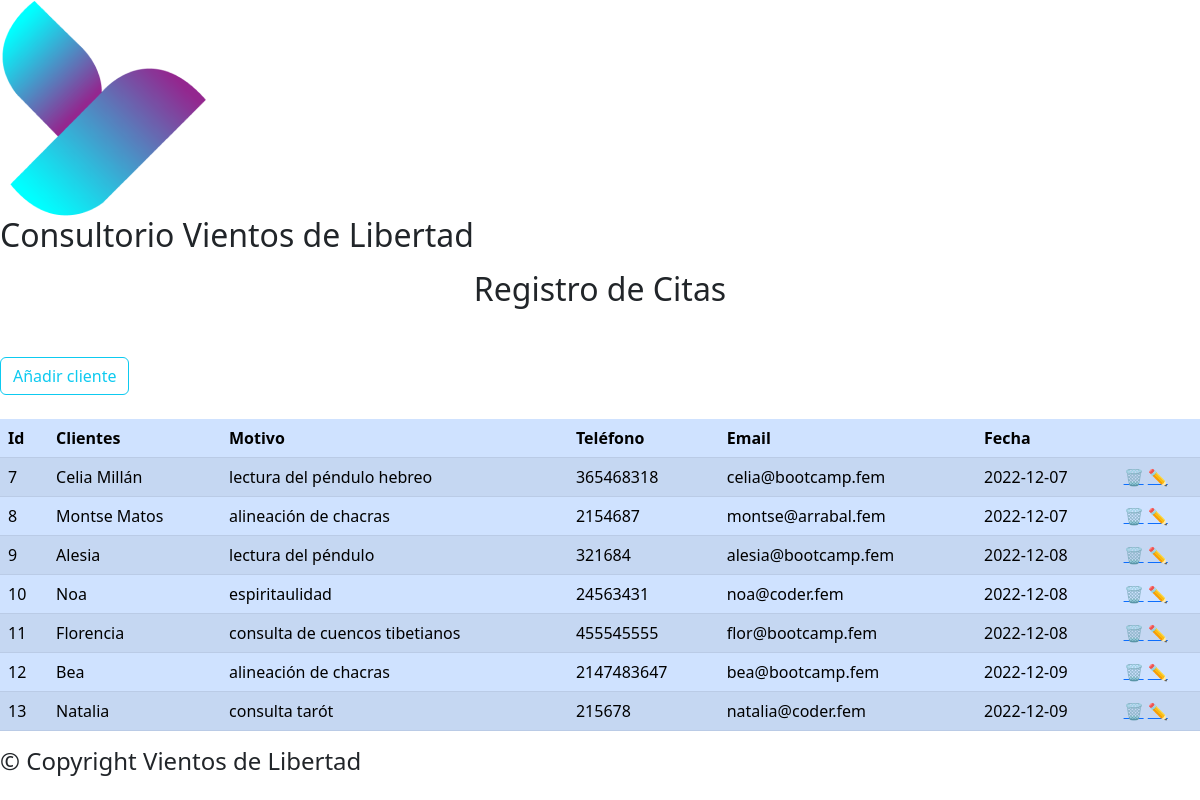
/src/index.php, run on the app's committed database.
### tables this page shows
CREATE TABLE `appointments` (
  `id` int(11) NOT NULL,
  `client` varchar(255) NOT NULL,
  `issue` text NOT NULL,
  `phone` int(11) DEFAULT NULL,
  `email` varchar(255) NOT NULL,
  `dateTime` date NOT NULL DEFAULT current_timestamp()
);

### src/Core/View.php (called while the page is built, shortened)
<?php
class View{
    public function __construct($view, $data = null){
        require_once("src/Views/$view.php");
    }
}

### src/Controllers/ClientController.php (called while the page is built, shortened)
<?php
class ClientController{
    public function __construct(){
        $this->index();
        }
    public function index(){
        $client = new Client;
        $clients = $client->all();
        new View("clientList",["client" => $clients]);
    }
}

### src/index.php (called while the page is built, shortened)
<?php
$controller = new ClientController();

### src/Models/Client.php (called while the page is built, shortened)
<?php
class Client{
    private ?int $id;
    private string $client;
    private string $issue;
    private ?int $phone;
    private string $email;
    private ?string $dateTime;
    private $table = "appointments";
    private $database;
    public function __construct(int $id = null, string $client = '', string $issue = '', int $phone = null, string $email = '', string $dateTime = null){
        $this->id = $id;
        $this->client = $client;
        $this->issue = $issue;
        $this->phone = $phone;
        $this->email = $email;
        $this->dateTime = $dateTime;
        if(!$this->database){
            $this->database = new Database();
        }
    }
    public function all(){
        $query = $this->database->mysql->query("select * from {$this->table}");
        $clientArray = $query->fetchAll();
        $clientList = [];
        foreach ($clientArray as $client){
            $clientItem = new Client($client["id"], $client["client"], $client["issue"], $client["phone"], $client["email"], $client["dateTime"]);
            array_push($clientList, $clientItem);
        }
        return $clientList;
    }
    public function getClient(){
        return $this->client;
    }
    public function getIssue(){
        return $this->issue;
    }
    public function getPhone(){
        return $this->phone;
    }
    public function getEmail(){
        return $this->email;
    }
    public function getDateTime(){
        return $this->dateTime;
    }
    public function getId(){
        return $this->id;
    }
}

### src/Database.php (called while the page is built, shortened)
<?php
class Database {
    public function __construct(){
        try{
            $this->mysql = $this->getConnection();
        }
        catch (PDOException $e){
            echo "Conexión Fallida : " . $e->getMessage();
        }
    }
    private function getConnection(){
        $host = "localhost";
        $user = "root";
        $password = "";
        $database = "vientosdelibertadbbdd";
        $charset = "utf-8";
        $options = [PDO::ATTR_DEFAULT_FETCH_MODE => PDO::FETCH_ASSOC];
        $pdo = new PDO("mysql:host={$host};dbname={$database};charset{$charset}", $user, $password, $options);
        $pdo->setAttribute(PDO::ATTR_ERRMODE, PDO::ERRMODE_EXCEPTION);
        return $pdo;
    }
}

### src/Views/clientList.php (the view)
<html>
<?php
    require_once("Components/layout.php");
    require_once("Components/header.php");
?>
<body>
        <main>
        <div class= "principalRegistrer">
            <h2 class="text-center" style="margin-Bottom: 3rem; margin-top: 1rem;">Registro de Citas</h2>
        </div>
        <div class="create">
            <a href="?action=create">
            <button type="button" class="btn btn-outline-info">Añadir cliente</button>
            </a>
        </div><br>
        <table class="table table-striped table-primary">
        <thead>
            <tr>
            <th scope="col">Id</th>
            <th scope="col">Clientes</th>
            <th scope="col">Motivo</th>
            <th scope="col">Teléfono</th>
            <th scope="col">Email</th>
            <th scope="col">Fecha</th>
            <th scope="col"></th>
            </tr>
        </thead>
        <tbody>
            <?php
            foreach ($data["client"] as $client){
                echo "
                <tr>
                    <td>{$client->getId()}</td>
                    <td>{$client->getClient()}</td>
                    <td>{$client->getIssue()}</td>
                    <td>{$client->getPhone()}</td>
                    <td>{$client->getEmail()}</td>
                    <td>{$client->getDateTime()}</td>
                    <td>
                        <a href='?action=delete&id={$client->getId()}'>🗑</a>
                        <a href='?action=edit&id={$client->getId()}'>✏</a>
                        </td>
                </tr>
                ";
            }?>
        </tbody>
</table>
        </main>
        <?php
            require_once("Components/footer.php");
        ?>
    </body>
</html>

### src/Views/Components/layout.php (shortened to what this page needs)
<!DOCTYPE html>
<html lang="es">
<head>
    <link href="https://cdn.jsdelivr.net/npm/bootstrap@5.2.3/dist/css/bootstrap.min.css" rel="stylesheet">
    <link rel="stylesheet" href="http://cdn.linearicons.com/free/1.0.0/icon-font.min.css">
</head>

### src/Views/Components/header.php
<header>
        <div class="logo">
            <img src="src\Public\images\logo.png" alt="logo">
            <h2 class= "title">Consultorio Vientos de Libertad</h2>
        </div>
</header>

### src/Views/Components/footer.php
<footer class= "mainFooter">
        <div class= "copyright">
            <h4>© Copyright Vientos de Libertad</h4>
        </div>
</footer>

### data on the page
appointments: id "7", client "Celia Millán", issue "lectura del péndulo hebreo", phone "365468318", email "celia@bootcamp.fem", dateTime "2022-12-07"
appointments: id "8", client "Montse Matos", issue "alineación de chacras", phone "2154687", email "montse@arrabal.fem", dateTime "2022-12-07"
appointments: id "9", client "Alesia", issue "lectura del péndulo", phone "321684", email "alesia@bootcamp.fem", dateTime "2022-12-08"
appointments: id "10", client "Noa", issue "espiritaulidad", phone "24563431", email "noa@coder.fem", dateTime "2022-12-08"
appointments: id "11", client "Florencia", issue "consulta de cuencos tibetianos", phone "455545555", email "flor@bootcamp.fem", dateTime "2022-12-08"
appointments: id "12", client "Bea", issue "alineación de chacras", phone "2147483647", email "bea@bootcamp.fem", dateTime "2022-12-09"
appointments: id "13", client "Natalia", issue "consulta tarót", phone "215678", email "natalia@coder.fem", dateTime "2022-12-09"
